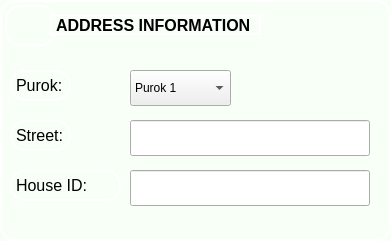
    <widget class="QFrame" name="addressInformationFrame">
     <property name="geometry">
      <rect>
       <x>290</x>
       <y>590</y>
       <width>391</width>
       <height>241</height>
      </rect>
     </property>
     <property name="styleSheet">
      <string notr="true">QFrame {
    background-color: #f7fff7;   
    border: 2px solid white;  
    border-radius: 15px;      
}
</string>
     </property>
     <property name="frameShape">
      <enum>QFrame::StyledPanel</enum>
     </property>
     <property name="frameShadow">
      <enum>QFrame::Raised</enum>
     </property>
     <widget class="QLabel" name="addressInformationIcon">
      <property name="geometry">
       <rect>
        <x>5</x>
        <y>5</y>
        <width>51</width>
        <height>41</height>
       </rect>
      </property>
      <property name="text">
       <string/>
      </property>
      <property name="pixmap">
       <pixmap>../../../../OneDrive/Desktop/2nd Term/IT5L(2748)/3rd Deliverable (System Design)/Icons/address Information.png</pixmap>
      </property>
      <property name="scaledContents">
       <bool>true</bool>
      </property>
      <property name="wordWrap">
       <bool>false</bool>
      </property>
     </widget>
     <widget class="QLabel" name="addressInfromationLabel">
      <property name="geometry">
       <rect>
        <x>50</x>
        <y>15</y>
        <width>211</width>
        <height>20</height>
       </rect>
      </property>
      <property name="font">
       <font>
        <pointsize>12</pointsize>
        <bold>true</bold>
       </font>
      </property>
      <property name="text">
       <string>ADDRESS INFORMATION</string>
      </property>
     </widget>
     <widget class="QComboBox" name="purokInput">
      <property name="geometry">
       <rect>
        <x>130</x>
        <y>70</y>
        <width>101</width>
        <height>36</height>
       </rect>
      </property>
      <item>
       <property name="text">
        <string>Purok 1</string>
       </property>
      </item>
      <item>
       <property name="text">
        <string>Purok 2</string>
       </property>
      </item>
      <item>
       <property name="text">
        <string>Purok 3</string>
       </property>
      </item>
      <item>
       <property name="text">
        <string>Purok 4</string>
       </property>
      </item>
      <item>
       <property name="text">
        <string>Purok 5</string>
       </property>
      </item>
     </widget>
     <widget class="QLabel" name="purok">
      <property name="geometry">
       <rect>
        <x>10</x>
        <y>70</y>
        <width>61</width>
        <height>31</height>
       </rect>
      </property>
      <property name="font">
       <font>
        <pointsize>12</pointsize>
       </font>
      </property>
      <property name="text">
       <string>Purok:</string>
      </property>
     </widget>
     <widget class="QLabel" name="street">
      <property name="geometry">
       <rect>
        <x>10</x>
        <y>120</y>
        <width>61</width>
        <height>31</height>
       </rect>
      </property>
      <property name="font">
       <font>
        <pointsize>12</pointsize>
       </font>
      </property>
      <property name="text">
       <string>Street:</string>
      </property>
     </widget>
     <widget class="QLineEdit" name="streetInput">
      <property name="geometry">
       <rect>
        <x>130</x>
        <y>120</y>
        <width>240</width>
        <height>36</height>
       </rect>
      </property>
     </widget>
     <widget class="QLabel" name="houseID">
      <property name="geometry">
       <rect>
        <x>10</x>
        <y>170</y>
        <width>111</width>
        <height>31</height>
       </rect>
      </property>
      <property name="font">
       <font>
        <pointsize>12</pointsize>
       </font>
      </property>
      <property name="text">
       <string>House ID:</string>
      </property>
     </widget>
     <widget class="QLineEdit" name="houseIDInput">
      <property name="geometry">
       <rect>
        <x>130</x>
        <y>170</y>
        <width>240</width>
        <height>36</height>
       </rect>
      </property>
     </widget>
    </widget>
